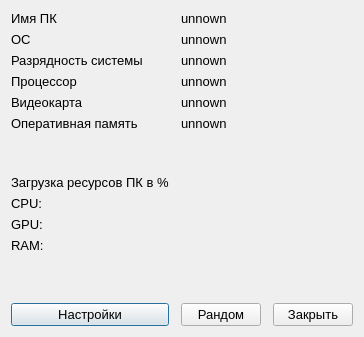
<?xml version="1.0" encoding="UTF-8"?>
<ui version="4.0">
 <class>pcview</class>
 <widget class="QDialog" name="pcview">
  <property name="geometry">
   <rect>
    <x>0</x>
    <y>0</y>
    <width>356</width>
    <height>337</height>
   </rect>
  </property>
  <property name="windowTitle">
   <string>Dialog</string>
  </property>
  <layout class="QGridLayout" name="gridLayout">
   <item row="1" column="0">
    <widget class="QLabel" name="LOS">
     <property name="font">
      <font>
       <pointsize>10</pointsize>
      </font>
     </property>
     <property name="text">
      <string>ОС</string>
     </property>
    </widget>
   </item>
   <item row="2" column="0">
    <widget class="QLabel" name="LBit">
     <property name="font">
      <font>
       <pointsize>10</pointsize>
      </font>
     </property>
     <property name="text">
      <string>Разрядность системы</string>
     </property>
    </widget>
   </item>
   <item row="4" column="0">
    <widget class="QLabel" name="LGPU">
     <property name="font">
      <font>
       <pointsize>10</pointsize>
      </font>
     </property>
     <property name="text">
      <string>Видеокарта</string>
     </property>
    </widget>
   </item>
   <item row="0" column="0">
    <widget class="QLabel" name="LPCName">
     <property name="font">
      <font>
       <pointsize>10</pointsize>
      </font>
     </property>
     <property name="text">
      <string>Имя ПК</string>
     </property>
    </widget>
   </item>
   <item row="11" column="0" colspan="2">
    <spacer name="verticalSpacer_2">
     <property name="orientation">
      <enum>Qt::Vertical</enum>
     </property>
     <property name="sizeHint" stdset="0">
      <size>
       <width>20</width>
       <height>40</height>
      </size>
     </property>
    </spacer>
   </item>
   <item row="3" column="0">
    <widget class="QLabel" name="LCPU">
     <property name="font">
      <font>
       <pointsize>10</pointsize>
      </font>
     </property>
     <property name="text">
      <string>Процессор</string>
     </property>
    </widget>
   </item>
   <item row="5" column="0">
    <widget class="QLabel" name="LRAM">
     <property name="font">
      <font>
       <pointsize>10</pointsize>
      </font>
     </property>
     <property name="text">
      <string>Оперативная память</string>
     </property>
    </widget>
   </item>
   <item row="12" column="0">
    <widget class="QPushButton" name="SettingsBtn">
     <property name="font">
      <font>
       <pointsize>10</pointsize>
      </font>
     </property>
     <property name="text">
      <string>Настройки</string>
     </property>
    </widget>
   </item>
   <item row="3" column="2" colspan="3">
    <widget class="QLabel" name="CPU">
     <property name="font">
      <font>
       <pointsize>10</pointsize>
      </font>
     </property>
     <property name="text">
      <string>unnown</string>
     </property>
    </widget>
   </item>
   <item row="4" column="2" colspan="3">
    <widget class="QLabel" name="GPU">
     <property name="font">
      <font>
       <pointsize>10</pointsize>
      </font>
     </property>
     <property name="text">
      <string>unnown</string>
     </property>
    </widget>
   </item>
   <item row="1" column="2" colspan="3">
    <widget class="QLabel" name="OS">
     <property name="font">
      <font>
       <pointsize>10</pointsize>
      </font>
     </property>
     <property name="text">
      <string>unnown</string>
     </property>
    </widget>
   </item>
   <item row="11" column="2">
    <widget class="QLabel" name="lremoterun">
     <property name="font">
      <font>
       <pointsize>8</pointsize>
      </font>
     </property>
     <property name="text">
      <string/>
     </property>
     <property name="alignment">
      <set>Qt::AlignHCenter|Qt::AlignTop</set>
     </property>
     <property name="wordWrap">
      <bool>true</bool>
     </property>
    </widget>
   </item>
   <item row="0" column="2" colspan="3">
    <widget class="QLabel" name="PCName">
     <property name="font">
      <font>
       <pointsize>10</pointsize>
      </font>
     </property>
     <property name="text">
      <string>unnown</string>
     </property>
    </widget>
   </item>
   <item row="2" column="2" colspan="3">
    <widget class="QLabel" name="Bit">
     <property name="font">
      <font>
       <pointsize>10</pointsize>
      </font>
     </property>
     <property name="text">
      <string>unnown</string>
     </property>
    </widget>
   </item>
   <item row="5" column="2" colspan="3">
    <widget class="QLabel" name="RAM">
     <property name="font">
      <font>
       <pointsize>10</pointsize>
      </font>
     </property>
     <property name="text">
      <string>unnown</string>
     </property>
    </widget>
   </item>
   <item row="6" column="0" colspan="5">
    <spacer name="verticalSpacer">
     <property name="orientation">
      <enum>Qt::Vertical</enum>
     </property>
     <property name="sizeHint" stdset="0">
      <size>
       <width>20</width>
       <height>40</height>
      </size>
     </property>
    </spacer>
   </item>
   <item row="12" column="3">
    <spacer name="horizontalSpacer">
     <property name="orientation">
      <enum>Qt::Horizontal</enum>
     </property>
     <property name="sizeHint" stdset="0">
      <size>
       <width>40</width>
       <height>20</height>
      </size>
     </property>
    </spacer>
   </item>
   <item row="12" column="4">
    <widget class="QPushButton" name="CloseBtn">
     <property name="font">
      <font>
       <pointsize>10</pointsize>
      </font>
     </property>
     <property name="text">
      <string>Закрыть</string>
     </property>
    </widget>
   </item>
   <item row="7" column="0">
    <widget class="QLabel" name="LLoad">
     <property name="font">
      <font>
       <pointsize>10</pointsize>
      </font>
     </property>
     <property name="text">
      <string>Загрузка ресурсов ПК в %</string>
     </property>
    </widget>
   </item>
   <item row="9" column="0">
    <widget class="QLabel" name="LDGPU">
     <property name="sizePolicy">
      <sizepolicy hsizetype="Fixed" vsizetype="Preferred">
       <horstretch>0</horstretch>
       <verstretch>0</verstretch>
      </sizepolicy>
     </property>
     <property name="font">
      <font>
       <pointsize>10</pointsize>
      </font>
     </property>
     <property name="text">
      <string>GPU:</string>
     </property>
    </widget>
   </item>
   <item row="12" column="2">
    <widget class="QPushButton" name="RemoteRun">
     <property name="font">
      <font>
       <pointsize>10</pointsize>
      </font>
     </property>
     <property name="text">
      <string>Рандом</string>
     </property>
    </widget>
   </item>
   <item row="8" column="0">
    <widget class="QLabel" name="LDCPU">
     <property name="sizePolicy">
      <sizepolicy hsizetype="Fixed" vsizetype="Preferred">
       <horstretch>0</horstretch>
       <verstretch>0</verstretch>
      </sizepolicy>
     </property>
     <property name="font">
      <font>
       <pointsize>10</pointsize>
      </font>
     </property>
     <property name="text">
      <string>CPU:</string>
     </property>
    </widget>
   </item>
   <item row="12" column="1">
    <spacer name="horizontalSpacer_2">
     <property name="orientation">
      <enum>Qt::Horizontal</enum>
     </property>
     <property name="sizeHint" stdset="0">
      <size>
       <width>40</width>
       <height>20</height>
      </size>
     </property>
    </spacer>
   </item>
   <item row="11" column="3" colspan="2">
    <spacer name="verticalSpacer_3">
     <property name="orientation">
      <enum>Qt::Vertical</enum>
     </property>
     <property name="sizeHint" stdset="0">
      <size>
       <width>20</width>
       <height>40</height>
      </size>
     </property>
    </spacer>
   </item>
   <item row="10" column="0">
    <widget class="QLabel" name="LDRAM">
     <property name="sizePolicy">
      <sizepolicy hsizetype="Fixed" vsizetype="Preferred">
       <horstretch>0</horstretch>
       <verstretch>0</verstretch>
      </sizepolicy>
     </property>
     <property name="font">
      <font>
       <pointsize>10</pointsize>
      </font>
     </property>
     <property name="text">
      <string>RAM:</string>
     </property>
    </widget>
   </item>
  </layout>
 </widget>
 <resources/>
 <connections/>
</ui>
